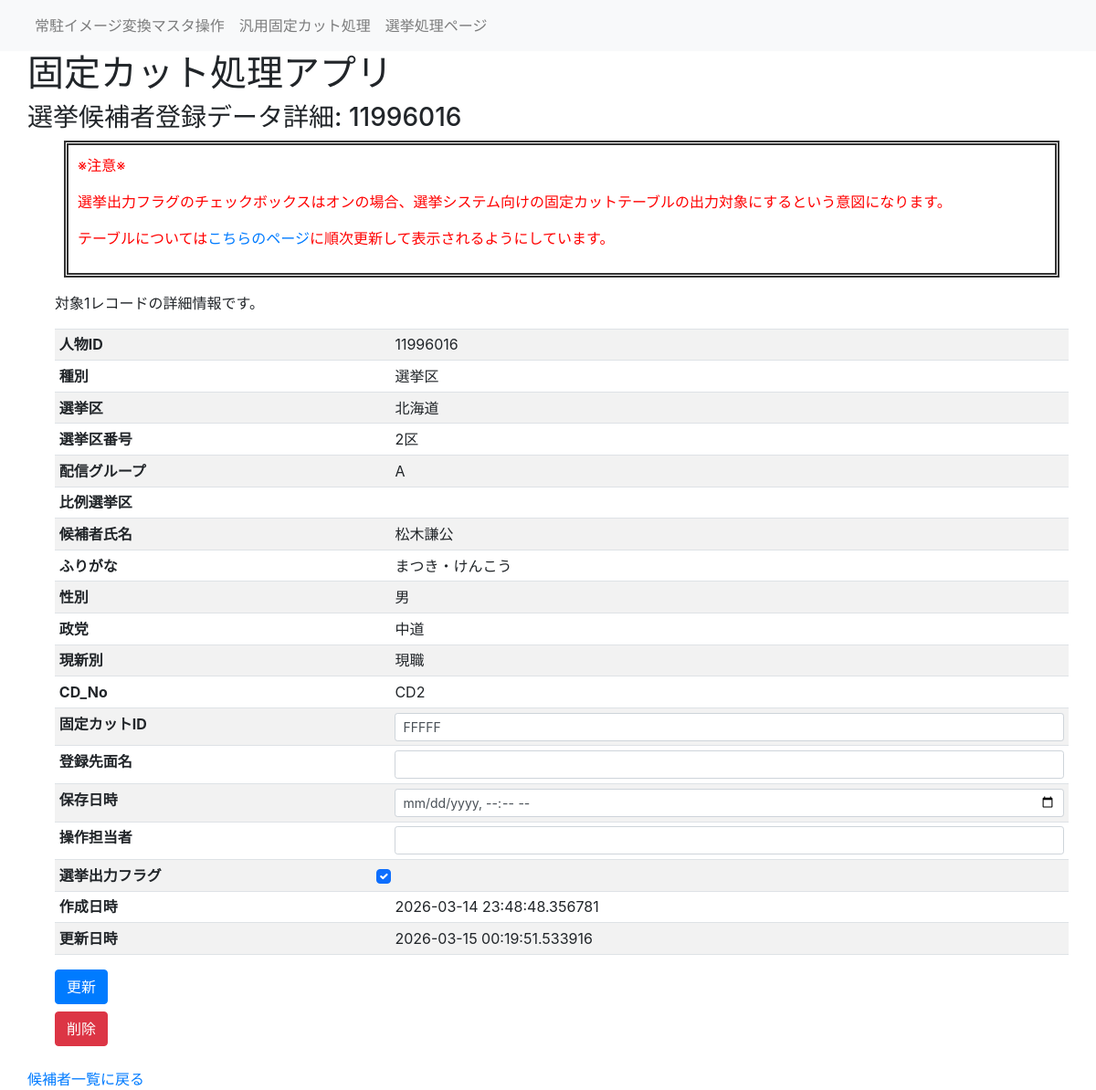
The page /senkyo_person_table_detail/11996016 on the database as committed earlier.
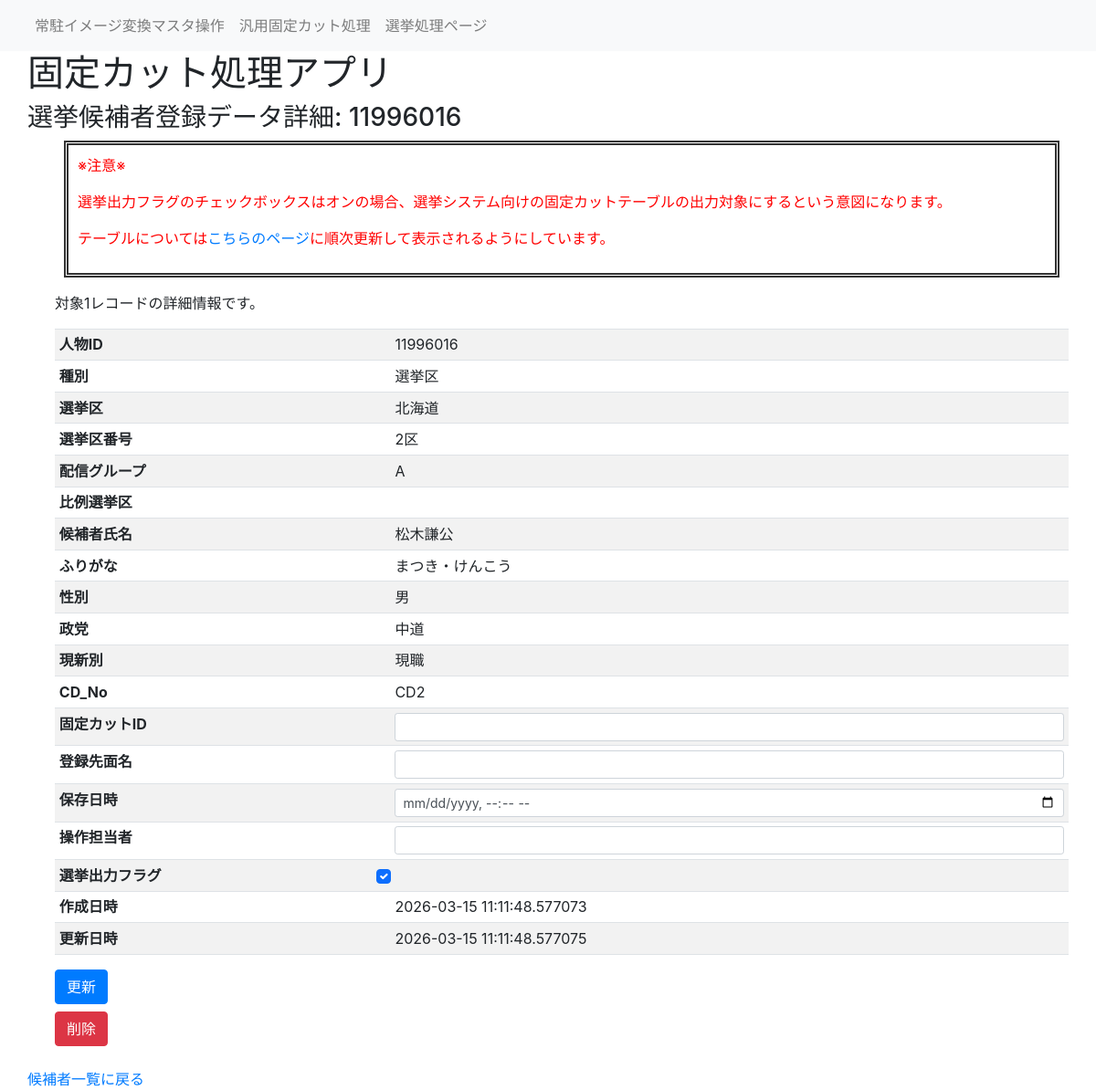
The same page on the database as committed later.
### fixedcut_app/models/senkyo_person.py (models this page shows)
class SenkyoPerson(db.Model):
    ___tablename__ = "SenkyoPerson"
    id = db.Column(db.Integer, primary_key=True) #候補者番号
    syubetu = db.Column(db.String(5)) #選挙種別(選挙区、比例、重複)
    senkyoku = db.Column(db.String(10)) #選挙区（福島）
    senkyokuNo = db.Column(db.String(5)) #選挙区番号（1区）
    sendGroup = db.Column(db.String(2)) #配信グループ（A～C）
    hirei = db.Column(db.String(10))  #比例選挙単位（東北ブロック）
    name = db.Column(db.String(20))  #氏名
    hurigana = db.Column(db.String(20))  #指名読み仮名
    name_jikai = db.Column(db.String(100))  #指名字解
    kyodo_name = db.Column(db.String(20))  #共同表記氏名
    seibetsu = db.Column(db.String(5))  #性別
    seito = db.Column(db.String(30))  #政党
    genshinbetu = db.Column(db.String(2))  #現新別
    facefilename = db.Column(db.String(100))  #顔写真ファイル名
    photo_date = db.Column(db.DateTime)  #撮影日
    CD_No = db.Column(db.String(5))  #配信CD
    fixedcutID = db.Column(db.String(20))  #固定カットID
    updateCount = db.Column(db.Integer) #更新回数
    store_date = db.Column(db.DateTime)  #保存日時
    MenName = db.Column(db.String(20)) #登録先面名
    operater = db.Column(db.String(20)) #操作担当者
    created_at = db.Column(db.DateTime, nullable=False, default=datetime.now)  # 作成日時
    updated_at = db.Column(db.DateTime, nullable=False, default=datetime.now, onupdate=datetime.now)  # 更新日時
    output_Flg = db.Column(db.Boolean, default=True) #選挙出力フラグ

### fixedcut_app/views.py (the view, shortened to what this page needs)
@app.route('/senkyo_person_table_detail/<int:id>', methods=['GET', 'POST'])
def senkyo_person_table_detail(id):
    person = db.session.query(SenkyoPerson).filter(SenkyoPerson.id == id).first()
    if person is None:
        return render_template('error_404.html'), 404
    return render_template('senkyo_person_table_detail.html', person=person)

### fixedcut_app/views.py (called while the page is built)
@app.before_request
def log_request():
    app.logger.info("Request: %s %s from %s", request.method, request.path, request.remote_addr)

### fixedcut_app/templates/senkyo_person_table_detail.html (shortened to what this page needs)
{% extends 'layout.html' %}
{% block header %}
<h3>選挙候補者登録データ詳細: {{ person.id }}</h3>
{% endblock %}
{% block content %}
<div class="caution">
    <P>※注意※</p>
    <p>選挙出力フラグのチェックボックスはオンの場合、選挙システム向けの固定カットテーブルの出力対象にするという意図になります。</p>
    <p>テーブルについては<a href="{{ url_for('senkyo_sendgroup_text') }}">こちらのページ</a>に順次更新して表示されるようにしています。</p>
</div>
<div class="container mt-3">
    <p>対象1レコードの詳細情報です。</p>
    <div class="table-responsive">
        <form id="personDetailForm" action="{{ url_for('senkyo_person_table_detail', id=person.id) }}" method="POST">
            <table class="table table-striped table-hover table-sm">
                <tbody>
                    <tr><th>人物ID</th><td>{{ person.id }}</td></tr>
                    <tr><th>種別</th><td>{{ person.syubetu }}</td></tr>
                    <tr><th>選挙区</th><td>{{ person.senkyoku }}</td></tr>
                    <tr><th>選挙区番号</th><td>{{ person.senkyokuNo }}</td></tr>
                    <tr><th>配信グループ</th><td>{{ person.sendGroup }}</td></tr>
                    <tr><th>比例選挙区</th><td>{{ person.hirei }}</td></tr>
                    <tr><th>候補者氏名</th><td>{{ person.name }}</td></tr>
                    <tr><th>ふりがな</th><td>{{ person.hurigana }}</td></tr>
                    <tr><th>性別</th><td>{{ person.seibetsu }}</td></tr>
                    <tr><th>政党</th><td>{{ person.seito }}</td></tr>
                    <tr><th>現新別</th><td>{{ person.genshinbetu }}</td></tr>
                    <tr><th>CD_No</th><td>{{ person.CD_No }}</td></tr>
                    <tr>
                        <th>固定カットID</th>
                        <td><input type="text" class="form-control form-control-sm" name="fixedcutID" value="{{ person.fixedcutID or '' }}"></td>
                    </tr>
                    <tr>
                        <th>登録先面名</th>
                        <td><input type="text" class="form-control form-control-sm" name="MenName" value="{{ person.MenName or '' }}"></td>
                    </tr>
                    <tr>
                        <th>保存日時</th>
                        <td><input type="datetime-local" class="form-control form-control-sm" name="store_date" value="{{ person.store_date.strftime('%Y-%m-%dT%H:%M') if person.store_date else '' }}"></td>
                    </tr>
                    <tr>
                        <th>操作担当者</th>
                        <td><input type="text" class="form-control form-control-sm" name="operater" value="{{ person.operater or '' }}"></td>
                    </tr>
                    <tr>
                        <th>選挙出力フラグ</th>
                        <td>
                            <input type="checkbox" class="form-check-input" name="output_Flg" value="1" {% if person.output_Flg %}checked{% endif %}>
                        </td>
                    </tr>
                    <tr><th>作成日時</th><td>{{ person.created_at }}</td></tr>
                    <tr><th>更新日時</th><td>{{ person.updated_at }}</td></tr>
                </tbody>
            </table>
            <div class="mt-2">
                <button type="submit" class="btn btn-primary me-2">更新</button>
            </div>
        </form>
        <form id="personDeleteForm" action="{{ url_for('senkyo_person_delete', id=person.id) }}" method="POST" class="mt-2">
            <button type="submit" class="btn btn-danger">削除</button>
        </form>
    </div>
</div>
{% endblock %}
{% block footer %}
<a href="{{ url_for('senkyo_person_table') }}">候補者一覧に戻る</a>
{% endblock %}

### fixedcut_app/templates/layout.html (shortened to what this page needs)
<!DOCTYPE html>
<html>
    <link href="https://cdn.jsdelivr.net/npm/bootstrap@5.3.0/dist/css/bootstrap.min.css" rel="stylesheet">
    <link rel="stylesheet" href="https://cdn.jsdelivr.net/npm/bootstrap@4.1.3/dist/css/bootstrap.min.css">
    <link href="{{ url_for('static', filename='css/style.css') }}" rel="stylesheet">
    <head>
    </head>
    <body>
        <nav class="navbar navbar-expand-lg navbar-light bg-light pad">
            <ul class="navbar-nav">
                <li class="nav-item">
                    <a class="nav-link" href="/">常駐イメージ変換マスタ操作</a>
                </li>
                <li class="nav-item">
                    <a class="nav-link" href="/general">汎用固定カット処理</a>
                </li>
                <li class="nav-item">
                    <a class="nav-link" href="/senkyo">選挙処理ページ</a>
                </li>
            </ul>
        </nav>
        <h1 class="pad">固定カット処理アプリ</h1>
        <div class="heder pad">
            {% block header %}{% endblock %}
        </div>
        <div class="pad">
            {% block content %}{% endblock %}
        </div>
        <dev class="pad">
        <div class="footer pad">
            {% block footer %}{% endblock %}
        </div>
    </body>
</html>

### fixedcut_app/templates/static/css/style.css (style rules this page uses)
.pad { padding-left: 30px; }
.caution { padding: 10px; margin-left: 40px; margin-right: 40px; margin-bottom: 10px; border: 5px double #333333; color: red; }

Rows that differ between the two databases and show on the page:
changed SenkyoPerson "選挙区": created_at "2026-03-14 23:48:48.356781" → "2026-03-15 11:11:48.577073"; updated_at "2026-03-15 00:19:51.533916" → "2026-03-15 11:11:48.577075"; fixedcutID "FFFFF" → (not shown)
